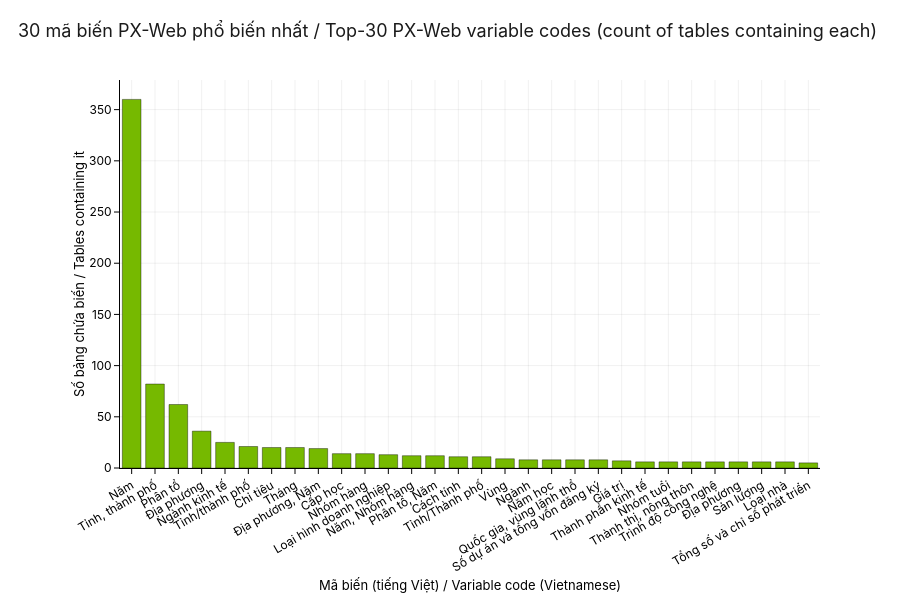

This figure's notebook cell:
### Markdown cell above
## §4 — Variable signatures

Each PX-Web matrix declares its dimensions in `metadata.variables[*].text`
— things like `Năm` (year), `Tỉnh, thành phố` (province), `Giới tính`
(sex), `Nhóm tuổi` (age group). These are the table's "schema
fingerprint" and they're how the embedding can tell apart, say, a
province-level employment table from a province-level industry table.

### Code cell
'''Figure 04 — top-30 PX-Web variable codes across all 502 tables.'''
counter = Counter()
for variables in extracted['variables']:
    counter.update(variables or [])
top30 = pd.DataFrame(counter.most_common(30), columns=['variable', 'tables'])

fig04 = go.Figure(go.Bar(
    x=top30['variable'], y=top30['tables'],
    marker=dict(color=NV_GREEN, line=dict(color=NV_BLACK, width=0.4)),
    hovertemplate='<b>%{x}</b><br>%{y} bảng / tables<extra></extra>',
))
fig04.update_layout(
    title='30 mã biến PX-Web phổ biến nhất / '
          'Top-30 PX-Web variable codes (count of tables containing each)',
    xaxis=dict(title='Mã biến (tiếng Việt) / Variable code (Vietnamese)',
                tickangle=-30),
    yaxis_title='Số bảng chứa biến / Tables containing it',
    height=600,
)
apply_nvidia_style(fig04)
save_figure(fig04, '04_variable_signatures', width=1300, height=600, out_dir=OUT_DIR)
fig04.show()

### Figure 1 — Plotly figure (JSON) as saved in the notebook; plotly's stock layout.template omitted (floating-point values rounded to 4 significant figures)
{"data": [{"cliponaxis": false, "hovertemplate": "<b>%{x}</b><br>%{y} bảng / tables<extra></extra>", "marker": {"color": "#76B900", "line": {"color": "#000000", "width": 0.4}}, "type": "bar", "x": ["Năm", "Tỉnh, thành phố", "Phân tổ", "Địa phương", "Ngành kinh tế", "Tỉnh/thành phố", "Chỉ tiêu", "Tháng", "Địa phương, Năm", "Cấp học", "Nhóm hàng", "Loại hình doanh nghiệp", "Năm, Nhóm hàng", "Phân tổ, Năm", "Cách tính", "Tỉnh/Thành phố", "Vùng", "Ngành", "Năm học", "Quốc gia, vùng lãnh thổ", "Số dự án và tổng vốn đăng ký", "Giá trị", "Thành phần kinh tế", "Nhóm tuổi", "Thành thị, nông thôn", "Trình độ công nghệ", "Ðịa phương", "Sản lượng", "Loại nhà", "Tổng số và chỉ số phát triển"], "y": [360, 82, 62, 36, 25, 21, 20, 20, 19, 14, 14, 13, 12, 12, 11, 11, 9, 8, 8, 8, 8, 7, 6, 6, 6, 6, 6, 6, 6, 5]}], "layout": {"colorway": ["#76B900", "#000000", "#888888", "#B5D88A", "#444444", "#CCCCCC"], "font": {"color": "#000000", "family": "NVIDIA Sans, NVIDIASans, NVIDIA, Inter, Helvetica Neue, Helvetica, Arial, sans-serif", "size": 13}, "height": 600, "hoverlabel": {"bgcolor": "#000000", "bordercolor": "#76B900", "font": {"color": "#FFFFFF", "family": "NVIDIA Sans, NVIDIASans, NVIDIA, Inter, Helvetica Neue, Helvetica, Arial, sans-serif", "size": 12}}, "legend": {"bgcolor": "rgba(255,255,255,0.92)", "bordercolor": "#CCCCCC", "borderwidth": 1, "font": {"color": "#000000", "family": "NVIDIA Sans, NVIDIASans, NVIDIA, Inter, Helvetica Neue, Helvetica, Arial, sans-serif", "size": 12}}, "margin": {"b": 80, "l": 120, "r": 80, "t": 80}, "paper_bgcolor": "#FFFFFF", "plot_bgcolor": "#FFFFFF", "title": {"font": {"color": "#1A1A1A", "family": "NVIDIA Sans, NVIDIASans, NVIDIA, Inter, Helvetica Neue, Helvetica, Arial, sans-serif", "size": 18}, "text": "30 mã biến PX-Web phổ biến nhất / Top-30 PX-Web variable codes (count of tables containing each)", "x": 0.02, "xanchor": "left", "y": 0.96}, "xaxis": {"automargin": true, "gridcolor": "rgba(0,0,0,0.06)", "linecolor": "#000000", "linewidth": 1, "mirror": false, "showgrid": true, "showline": true, "tickangle": -30, "tickcolor": "#000000", "tickfont": {"color": "#000000", "family": "NVIDIA Sans, NVIDIASans, NVIDIA, Inter, Helvetica Neue, Helvetica, Arial, sans-serif", "size": 12}, "ticks": "outside", "title": {"font": {"color": "#000000", "family": "NVIDIA Sans, NVIDIASans, NVIDIA, Inter, Helvetica Neue, Helvetica, Arial, sans-serif", "size": 13}, "text": "Mã biến (tiếng Việt) / Variable code (Vietnamese)"}, "zeroline": true, "zerolinecolor": "#CCCCCC"}, "yaxis": {"automargin": true, "gridcolor": "rgba(0,0,0,0.06)", "linecolor": "#000000", "linewidth": 1, "mirror": false, "showgrid": true, "showline": true, "tickcolor": "#000000", "tickfont": {"color": "#000000", "family": "NVIDIA Sans, NVIDIASans, NVIDIA, Inter, Helvetica Neue, Helvetica, Arial, sans-serif", "size": 12}, "ticks": "outside", "title": {"font": {"color": "#000000", "family": "NVIDIA Sans, NVIDIASans, NVIDIA, Inter, Helvetica Neue, Helvetica, Arial, sans-serif", "size": 13}, "text": "Số bảng chứa biến / Tables containing it"}, "zeroline": true, "zerolinecolor": "#CCCCCC"}}}
